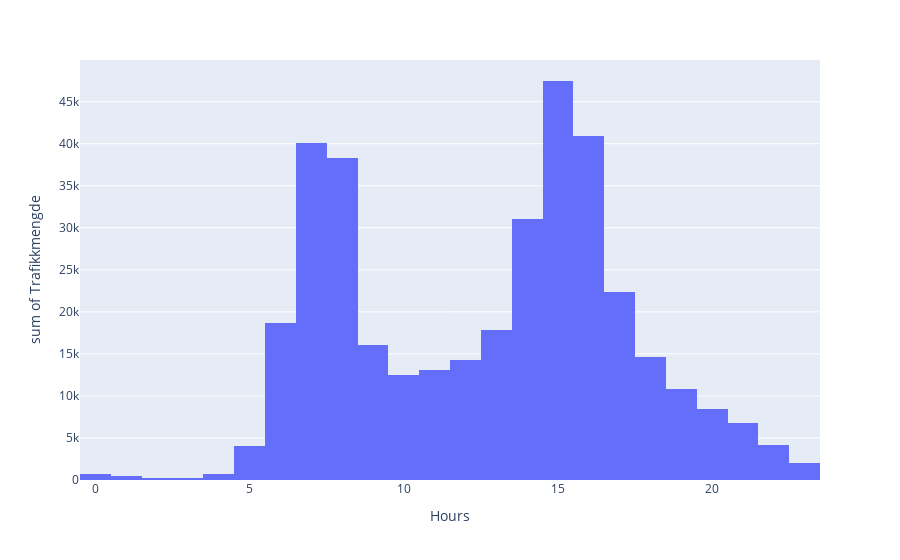

Notebook source saved alongside this figure:
### Markdown cell above
Ser ut som den visuelle dataen stemmer fint med gjennomsnittet.

fikk lyst til å sjekke værdata ifht syklist data en gang til.

### Code cell
#which hours of the day is the most cyclists??
date_to_hour_data = merged_df[(merged_df['Datetime'] >= '2022-09-01') & (merged_df['Datetime'] <= '2023-08-25')]
hours = range(len(date_to_hour_data))
hours2 = [i%24 for i in hours]
date_to_hour_data['Hours'] = hours2

hist = px.histogram(date_to_hour_data, x= 'Hours', y= 'Trafikkmengde')
hist

### Figure 1 — Plotly figure (JSON) as saved in the notebook; plotly's stock layout.template omitted (floating-point values rounded to 4 significant figures; data arrays with more than 128 entries replaced by an {"elided": "..."} marker saying what was removed)
{"data": [{"alignmentgroup": "True", "bingroup": "x", "histfunc": "sum", "hovertemplate": "Hours=%{x}<br>sum of Trafikkmengde=%{y}<extra></extra>", "legendgroup": "", "marker": {"color": "#636efa", "pattern": {"shape": ""}}, "name": "", "offsetgroup": "", "orientation": "v", "showlegend": false, "type": "histogram", "x": {"elided": "8592 int values"}, "xaxis": "x", "y": {"elided": "8592 int values"}, "yaxis": "y"}], "layout": {"barmode": "relative", "legend": {"tracegroupgap": 0}, "margin": {"t": 60}, "xaxis": {"anchor": "y", "domain": [0, 1], "title": {"text": "Hours"}}, "yaxis": {"anchor": "x", "domain": [0, 1], "title": {"text": "sum of Trafikkmengde"}}}}
